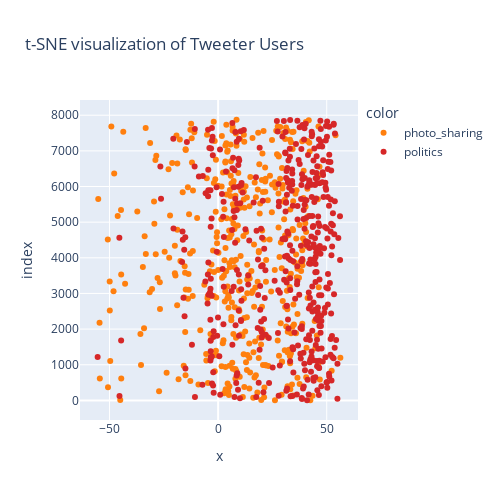

The notebook cell this image was saved under:
### Markdown cell above
**Politics** and **Sport Fandom** have a *distribution far from each other* i.e. users tweeting about Politics not be tweeting about Politics at all. 
***
Thus, from the point of view of an advertiser, it might not be effective to place Political Ads in the feeds of users who would be placed in the Category of "Sport Fandom"
***
***
**5)** If we try to explore the relationship between the categories **"politics"** and **"photo_sharing"**

### Code cell
custom_palette = ['#ff7f0e', '#d62728','#9467bd' ,'#2ca02c', '#1f77b4']
df_tsne_plot=df_tsne[df_tsne['Label'].isin(["politics","photo_sharing"])]
fig = px.scatter(df_tsne_plot["Component 1"], df_tsne_plot["Component 2"], color=df_tsne_plot['Label'], color_discrete_sequence=custom_palette, title="t-SNE visualization of Tweeter Users")
fig.update_layout(autosize=False, width=500, height=500)
fig.show()

### Figure 1 — Plotly figure (JSON) as saved in the notebook; plotly's stock layout.template omitted (floating-point values rounded to 4 significant figures; data arrays with more than 128 entries replaced by an {"elided": "..."} marker saying what was removed)
{"data": [{"hovertemplate": "color=photo_sharing<br>x=%{x}<br>index=%{y}<extra></extra>", "legendgroup": "photo_sharing", "marker": {"color": "#ff7f0e", "symbol": "circle"}, "mode": "markers", "name": "photo_sharing", "orientation": "h", "showlegend": true, "type": "scatter", "x": {"elided": "418 float values"}, "xaxis": "x", "y": {"elided": "418 int values"}, "yaxis": "y"}, {"hovertemplate": "color=politics<br>x=%{x}<br>index=%{y}<extra></extra>", "legendgroup": "politics", "marker": {"color": "#d62728", "symbol": "circle"}, "mode": "markers", "name": "politics", "orientation": "h", "showlegend": true, "type": "scatter", "x": {"elided": "439 float values"}, "xaxis": "x", "y": {"elided": "439 int values"}, "yaxis": "y"}], "layout": {"autosize": false, "height": 500, "legend": {"title": {"text": "color"}, "tracegroupgap": 0}, "title": {"text": "t-SNE visualization of Tweeter Users"}, "width": 500, "xaxis": {"anchor": "y", "domain": [0, 1], "title": {"text": "x"}}, "yaxis": {"anchor": "x", "domain": [0, 1], "title": {"text": "index"}}}}
